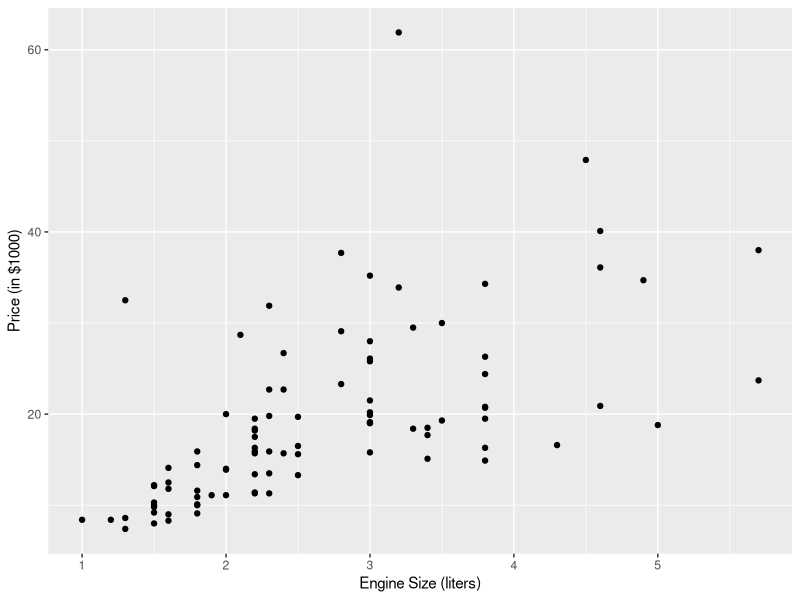
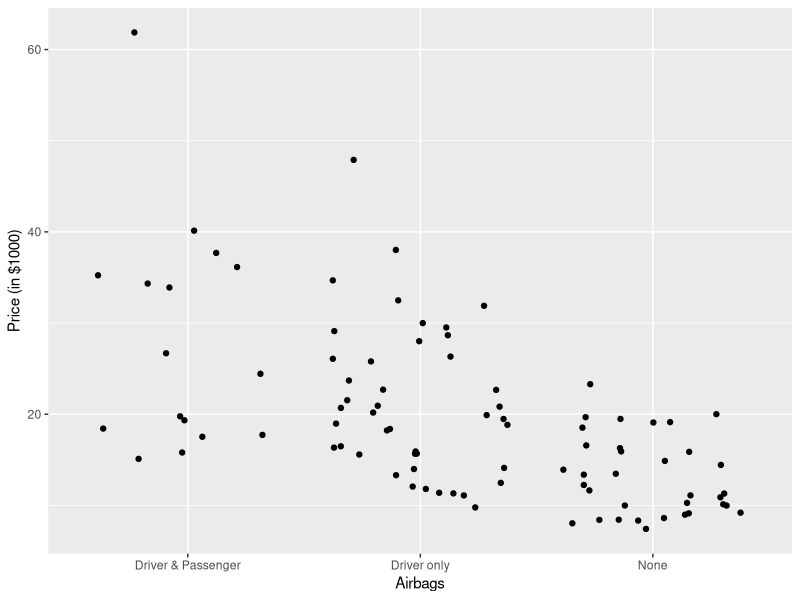
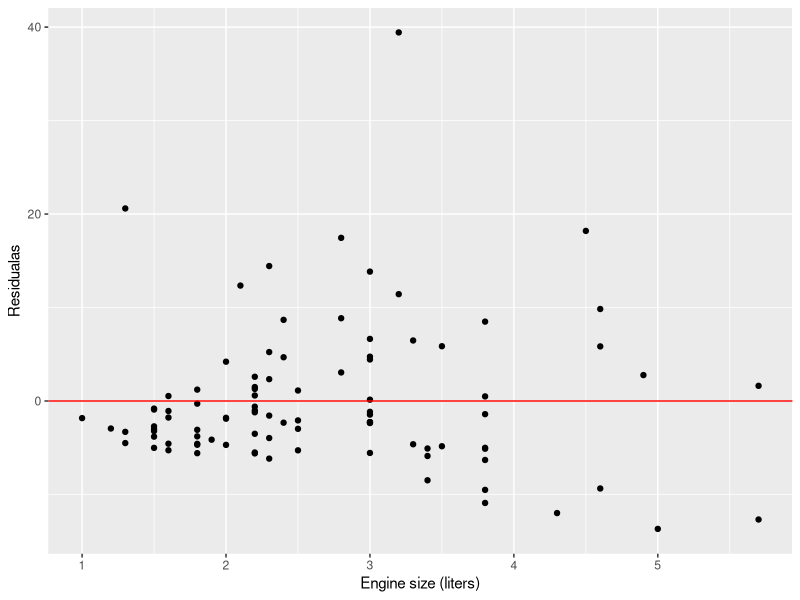
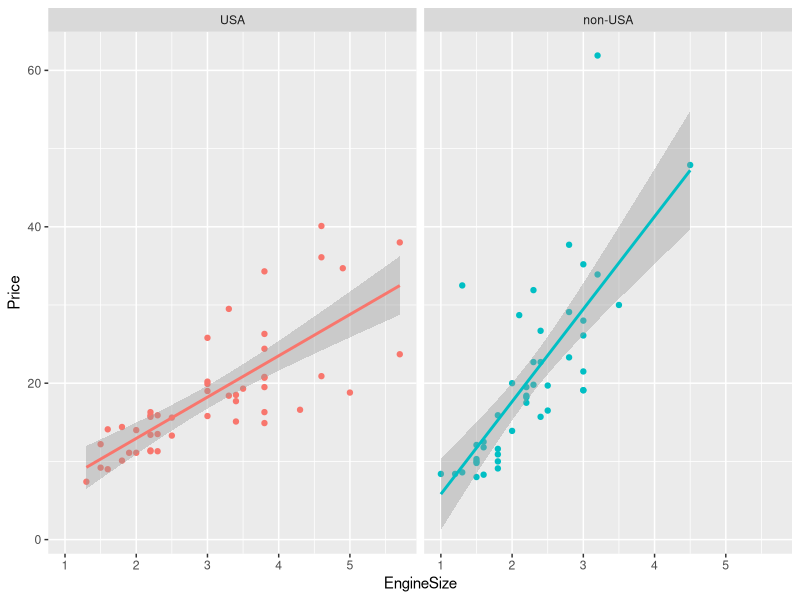

The R source for these figures, in order: (Note: this script raises an error after producing the figures.)
## ---- chunk 1
# global chunk options
knitr::opts_chunk$set(echo = TRUE,
                      error = TRUE,
                      message = FALSE, 
                      warning = FALSE,
                      comment = NA,
                      fig.width=6, 
                      fig.height=5)
## ---- chunk 2
library(MASS)
library(tidyverse)
library(broom)
## ---- chunk 3
attach(MASS::Cars93)
Cars93 <- as_tibble(MASS::Cars93)
glimpse(Cars93)
## ---- chunk 4
ggplot(Cars93, aes(x= EngineSize, y= Price)) +
  geom_point() +
  labs(x = "Engine Size (liters)", y = "Price (in $1000)")
## ---- chunk 5
ggplot(Cars93, aes(x= AirBags, y= Price)) +
  geom_jitter() +
  labs(x = "Airbags", y = "Price (in $1000)")
## ---- chunk 6
mod.fit <- lm(Price ~ EngineSize,data = Cars93)

mod.fit %>%
  broom::tidy()
## ---- chunk 7
glance(mod.fit)
## ---- chunk 8
mod.fit %>%
  broom::augment()

mod.fit %>%
  augment() %>%
  ggplot(mapping = aes(x= EngineSize, y= .resid)) +
  geom_point() + 
  geom_hline(yintercept = 0, color = "red") +
  labs(x = "Engine size (liters)", y = "Residualas")
## ---- chunk 9

Cars93.copy <- augment(mod.fit, data= Cars93)

average.resid <- Cars93.copy %>%
  group_by(Manufacturer) %>%
  summarise(avg.resid = mean(.resid, na.rm=TRUE)) %>%
  arrange(desc(avg.resid))

head(average.resid)
## ---- chunk 10
ggplot(Cars93, aes(x = EngineSize, y = Price, colour = Origin)) + 
  geom_point() + 
  stat_smooth(method = "lm") + 
  facet_wrap("Origin") + 
  theme(legend.position="none")
## ---- chunk 11
# US origin
us.orgin <- Cars93.copy %>%
  filter(Origin == "USA") %>%
  lm(Price ~ EngineSize, data = Cars93.copy)

Cars93.copy
# For non-US origin

